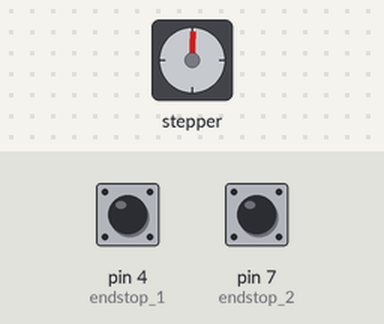
A sketch run on a simulated Arduino Uno, built with avr-gcc and run on an emulated ATmega328P. Parts: stepper motor. The test bench sets the inputs (shaded band); at power-on: pin 7 (endstop_2) HIGH, pin 4 (endstop_1) HIGH. Stepper angles assume 100 steps per turn.

Above: at 0.1 s.
At 3.2 s:
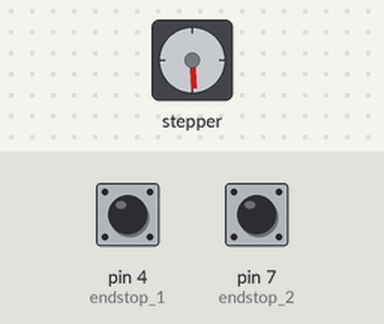
3.3 s: pin 7 (endstop_2) pulled LOW for 2.35 s
At 3.48 s:
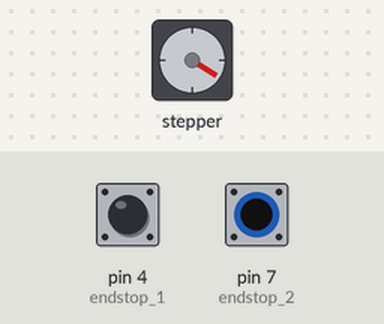
Timing chart, 0 to 16.6 s (numbered marks = the images above; inputs shaded):
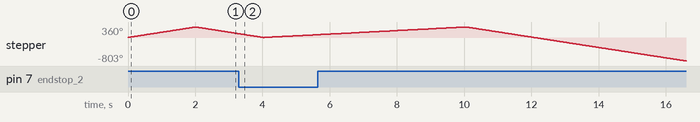

The sketch:

Codigo_Slider_3.3.ino
```cpp
// Inclusao biblioteca Stepper do Arduino
#include <Stepper.h>

// Numero de passos de saida por revolucao
const int stepsPerRevolution = 100;

// Criacao instance biblioteca Stepper
Stepper myStepper(stepsPerRevolution, 8, 9, 10, 11);

//definiçao dos pinos ligados a ponte H
#define INPUT_1 8
#define INPUT_2 9
#define INPUT_3 10
#define INPUT_4 11

// Sinal Sensor Fim de Curso
const int endstop_1 = 4;
const int endstop_2 = 7;
const int rpm = 30;
// variaveis auxiliares

int inicioMeioOuVolta = 1; // horario


void setup()
{
 // Definição dos endstop como entrada
  pinMode(endstop_1,INPUT_PULLUP);
  pinMode(endstop_2,INPUT_PULLUP);

 // Definição dos pinos do motor como saida
  pinMode(8,OUTPUT);
  pinMode(9,OUTPUT);
  pinMode(10,OUTPUT);
  pinMode(11,OUTPUT);

  // set a velocidade a 30 rpm
  myStepper.setSpeed(30);
  // step one revolution in the other direction:
  Serial.println("clockwise");
  myStepper.step(stepsPerRevolution);
  delay(10); //milliseconds
}

void loop()
{
  if (digitalRead(endstop_2) == HIGH){
    // set a velocidade a 30 rpm
    myStepper.setSpeed(30);
    // step one revolution in one direction:
    Serial.println("counterclockwise");
    myStepper.step(-stepsPerRevolution);
    delay(10);
  }
  else if(digitalRead(endstop_1) == HIGH){
    // set a velocidade a 10 rpm
    myStepper.setSpeed(10);
    // step one revolution in the other direction:
    Serial.println("clockwise");
    myStepper.step(stepsPerRevolution);
    delay(10); //milliseconds
  }

}
```
